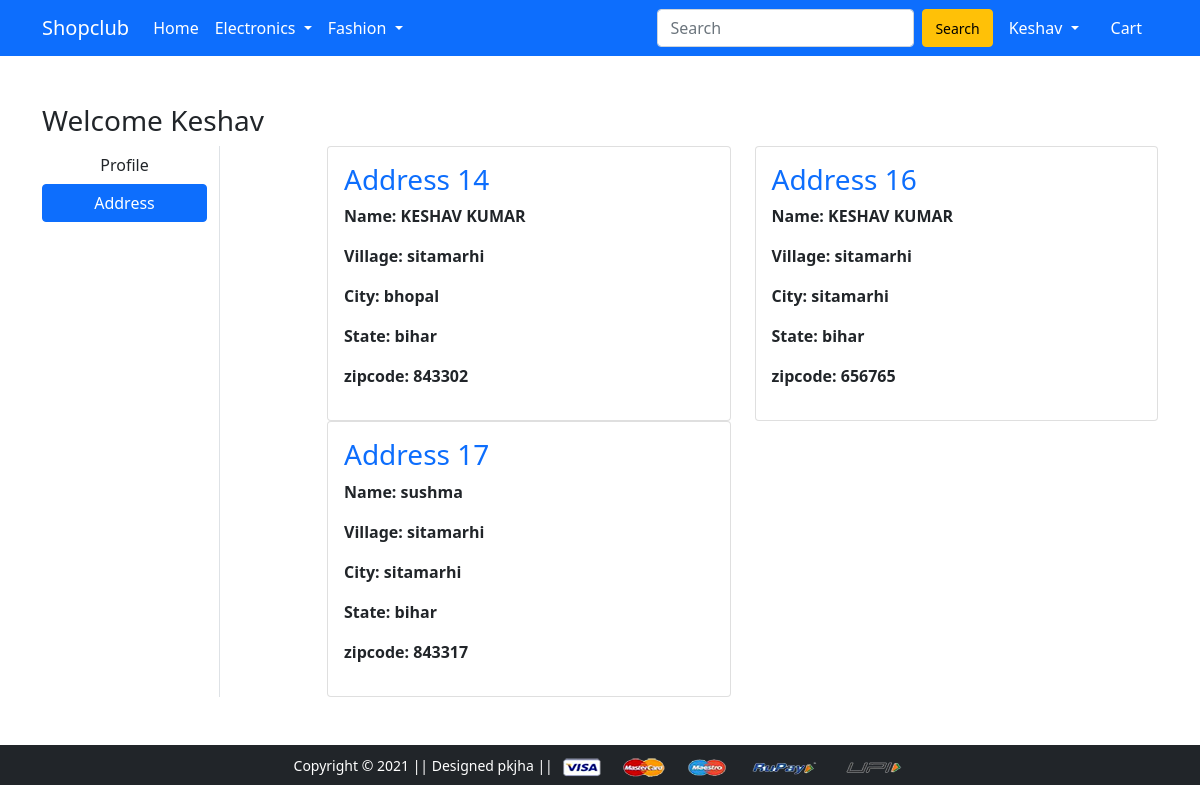
The page /address/ (signed in) on the database its author committed.
### app/models.py (models this page shows, shortened)
class Customer(models.Model):
    user=models.ForeignKey(User,on_delete=models.CASCADE)
    name=models.CharField(max_length=200)
    locality=models.CharField(max_length=200)
    city= models.CharField(max_length=60)
    zipcode=models.IntegerField()
    state=models.CharField(choices=STATE_CHOICE , max_length=60)

### app/views.py (the view)
# urls.py: path('address/', views.address, name='address'),
def address(request):
    data=Customer.objects.filter(user=request.user)
    return render(request, 'app/address.html',{'data':data,'active':'btn-primary'})

### app/templates/app/address.html (shortened to what this page needs)
{% extends 'app/base.html' %}
{% load static %}
{% block main-content %}
<div class="container my-5">
 <div class="row">
 <h3>Welcome  {{request.user|capfirst}}</h3>
  <div class="col-sm-2 border-end">
   <ul class="list-unstyled">
    <li class="d-grid"><a href="{% url 'profile' %}" class="btn ">Profile</a></li>
    <li class="d-grid"><a href="{% url 'address' %}" class="btn {{active}}">Address</a></li>
   </ul>
  </div>
  <div class="col-sm-9 offset-sm-1">
   <div class="row">
   {%if data %}
    {% for i in data %}
    <div class="col-sm-6">
     <div class="card">
      <div class="card-body">
       <h3 class=' text-primary'>Address {{i.id}}</h3>
      <strong> <p>Name:  {{i.name}} </p></strong>
      <strong> <p>Village:   {{i.locality}}</p></strong>
     <strong>  <p> City:  {{i.city}}</p></strong>
       <strong><p>State:   {{i.state}}</p></strong>
      <strong> <p>zipcode:   {{i.zipcode}}</p></strong>
      </div>
     </div>
    </div>
      {% endfor %}
    {% endif %}
   </div>
  </div>
 </div>
</div>
{% endblock main-content %}

### app/templates/app/base.html (shortened to what this page needs)
<!doctype html>
{% load static %}
<html lang="en">
  <head>
    <link href="https://cdn.jsdelivr.net/npm/bootstrap@5.0.0-beta1/dist/css/bootstrap.min.css" rel="stylesheet">
    <link rel="stylesheet" href="{% static 'app/css/owl.carousel.min.css' %}">
    <link rel="stylesheet" href="{% static 'app/css/all.min.css' %}">
    <link rel="stylesheet" href="{% static 'app/css/style.css' %}">
  </head>
  <body>
    <nav class="navbar navbar-expand-lg navbar-dark bg-primary">
     <div class="container">
       <a class="navbar-brand" href="/">Shopclub</a>
       <div class="collapse navbar-collapse" id="navbarSupportedContent">
         <ul class="navbar-nav me-auto mb-2 mb-lg-0">
           <li class="nav-item">
             <a class="nav-link active" aria-current="page" href="/">Home</a>
           </li>
           <li class="nav-item dropdown">
             <a class="nav-link dropdown-toggle text-white" href="#" id="electronicsDropdown" role="button" data-bs-toggle="dropdown" aria-expanded="false">
               Electronics
             </a>
           </li>
           <li class="nav-item dropdown">
             <a class="nav-link dropdown-toggle text-white" href="" id="fashionDropdown" role="button" data-bs-toggle="dropdown" aria-expanded="false">
               Fashion
             </a>
           </li>
         </ul>
         <form class="d-flex">
           <input class="form-control me-2" type="search" placeholder="Search" aria-label="Search">
            <button class=" search btn btn-warning" type="submit"><small>Search</small></button>
         </form>
         <div>
          <ul class="navbar-nav me-auto mb-2 mb-lg-0">
          {% if request.user.is_authenticated %}
           <li class="nav-item dropdown mx-2">
              <a class="nav-link dropdown-toggle text-white" href="#" id="profileDropdown" role="button" data-bs-toggle="dropdown" aria-expanded="false">
                {{request.user|capfirst}}
              </a>
            </li>
            <li class="nav-item mx-2">
             <a href="{% url 'showcart' %}" class="nav-link text-white"> Cart </a>
            </li>
         {% endif %}
       </div>
     </div>
    </nav>
    {% block main-content %} {% endblock main-content %}
    <footer class="container-fluid bg-dark text-center p-2 mt-5 footer">
        <small class="text-white">Copyright &copy; 2021 || Designed pkjha || </small>
        <img src="{% static 'app/images/payment.png' %}" alt="" srcset="" class="img-fluid" height="2px">
    </footer>
  </body>
</html>

### app/static/app/css/style.css (style rules this page uses)
footer { margin-bottom: 0px; padding:3px; }

### rows shown on the page
Customer: id "14", name "KESHAV KUMAR", locality "sitamarhi", city "bhopal", state "bihar", zipcode "843302"
Customer: id "16", name "KESHAV KUMAR", locality "sitamarhi", city "sitamarhi", state "bihar", zipcode "656765"
Customer: id "17", name "sushma", locality "sitamarhi", city "sitamarhi", state "bihar", zipcode "843317"

### other values the page prints
{{ request.user|capfirst }} "Keshav"
